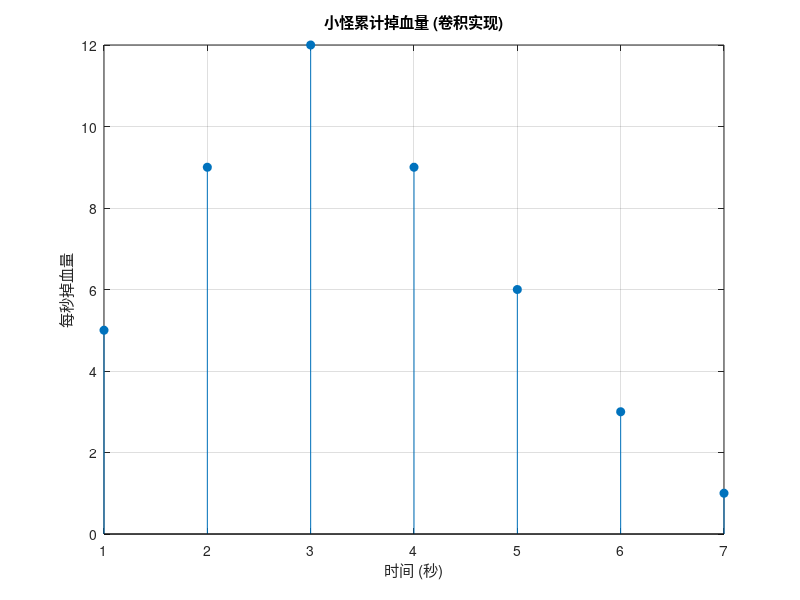

This figure's MATLAB source:
%% 叠加实现===============================

% 技能伤害
skill_damage = [5,4,3,2,1];

% 技能释放时间线
time_line = 10;
damage_time_line = zeros(1, time_line);

% 技能释放时间
skill_times = [1,2,3];

% 累加每次技能的掉血
for i = 1:length(skill_times)
    start_idx = skill_times(i);
    end_idx = start_idx + length(skill_damage) - 1;
    damage_time_line(start_idx:end_idx) = damage_time_line(start_idx:end_idx) + skill_damage;
end


% 画出累计掉血曲线
stem(1:time_line, damage_time_line, 'filled');
title('小怪累计掉血量（叠加实现）');
xlabel('时间 (秒)');
ylabel('每秒掉血量');
grid on;

%% 卷积实现===============================
clear; clc; close all;

% 技能释放序列 (3次技能，每秒一次)
skill_sequence = [1, 1, 1];

% 单次技能掉血效果
skill_damage = [5, 4, 3, 2, 1];

% 卷积实现累计掉血
total_damage = conv(skill_sequence, skill_damage);

% 画图
stem(1:length(total_damage), total_damage, 'filled');
title('小怪累计掉血量 (卷积实现)');
xlabel('时间 (秒)');
ylabel('每秒掉血量');
grid on;
